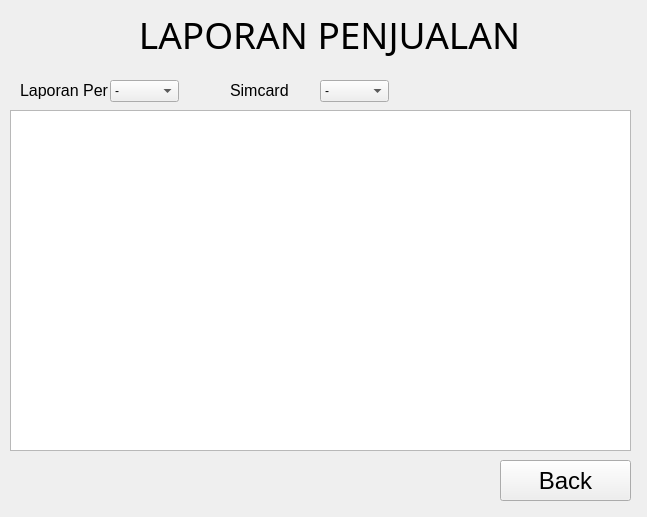
<?xml version="1.0" encoding="UTF-8"?>
<ui version="4.0">
 <class>Form</class>
 <widget class="QWidget" name="Form">
  <property name="geometry">
   <rect>
    <x>0</x>
    <y>0</y>
    <width>647</width>
    <height>517</height>
   </rect>
  </property>
  <property name="windowTitle">
   <string>Form</string>
  </property>
  <widget class="QComboBox" name="combo_laporan">
   <property name="geometry">
    <rect>
     <x>110</x>
     <y>80</y>
     <width>69</width>
     <height>22</height>
    </rect>
   </property>
   <item>
    <property name="text">
     <string>-</string>
    </property>
   </item>
   <item>
    <property name="text">
     <string>Hari</string>
    </property>
   </item>
  </widget>
  <widget class="QLabel" name="label_2">
   <property name="geometry">
    <rect>
     <x>20</x>
     <y>80</y>
     <width>91</width>
     <height>21</height>
    </rect>
   </property>
   <property name="font">
    <font>
     <pointsize>12</pointsize>
    </font>
   </property>
   <property name="text">
    <string>Laporan Per</string>
   </property>
  </widget>
  <widget class="QTableView" name="tableView">
   <property name="geometry">
    <rect>
     <x>10</x>
     <y>110</y>
     <width>621</width>
     <height>341</height>
    </rect>
   </property>
  </widget>
  <widget class="QLabel" name="label">
   <property name="geometry">
    <rect>
     <x>110</x>
     <y>10</y>
     <width>439</width>
     <height>49</height>
    </rect>
   </property>
   <property name="font">
    <font>
     <family>Bahnschrift SemiLight SemiConde</family>
     <pointsize>28</pointsize>
    </font>
   </property>
   <property name="text">
    <string>LAPORAN PENJUALAN</string>
   </property>
   <property name="alignment">
    <set>Qt::AlignCenter</set>
   </property>
  </widget>
  <widget class="QLabel" name="label_3">
   <property name="geometry">
    <rect>
     <x>230</x>
     <y>80</y>
     <width>91</width>
     <height>21</height>
    </rect>
   </property>
   <property name="font">
    <font>
     <pointsize>12</pointsize>
    </font>
   </property>
   <property name="text">
    <string>Simcard</string>
   </property>
  </widget>
  <widget class="QComboBox" name="combo_simcard">
   <property name="geometry">
    <rect>
     <x>320</x>
     <y>80</y>
     <width>69</width>
     <height>22</height>
    </rect>
   </property>
   <item>
    <property name="text">
     <string>-</string>
    </property>
   </item>
   <item>
    <property name="text">
     <string>XL</string>
    </property>
   </item>
   <item>
    <property name="text">
     <string>Axis</string>
    </property>
   </item>
   <item>
    <property name="text">
     <string>Telkomsel</string>
    </property>
   </item>
   <item>
    <property name="text">
     <string>Indosat</string>
    </property>
   </item>
   <item>
    <property name="text">
     <string>Smartfren</string>
    </property>
   </item>
  </widget>
  <widget class="QLabel" name="label_4">
   <property name="geometry">
    <rect>
     <x>-4</x>
     <y>-8</y>
     <width>651</width>
     <height>531</height>
    </rect>
   </property>
   <property name="text">
    <string/>
   </property>
   <property name="pixmap">
    <pixmap>picture/bg.jpeg</pixmap>
   </property>
  </widget>
  <widget class="QPushButton" name="pushButton_back">
   <property name="geometry">
    <rect>
     <x>500</x>
     <y>460</y>
     <width>131</width>
     <height>41</height>
    </rect>
   </property>
   <property name="font">
    <font>
     <pointsize>18</pointsize>
    </font>
   </property>
   <property name="text">
    <string>Back</string>
   </property>
  </widget>
  <zorder>label_4</zorder>
  <zorder>combo_laporan</zorder>
  <zorder>label_2</zorder>
  <zorder>tableView</zorder>
  <zorder>label</zorder>
  <zorder>label_3</zorder>
  <zorder>combo_simcard</zorder>
  <zorder>pushButton_back</zorder>
 </widget>
 <resources/>
 <connections/>
</ui>
